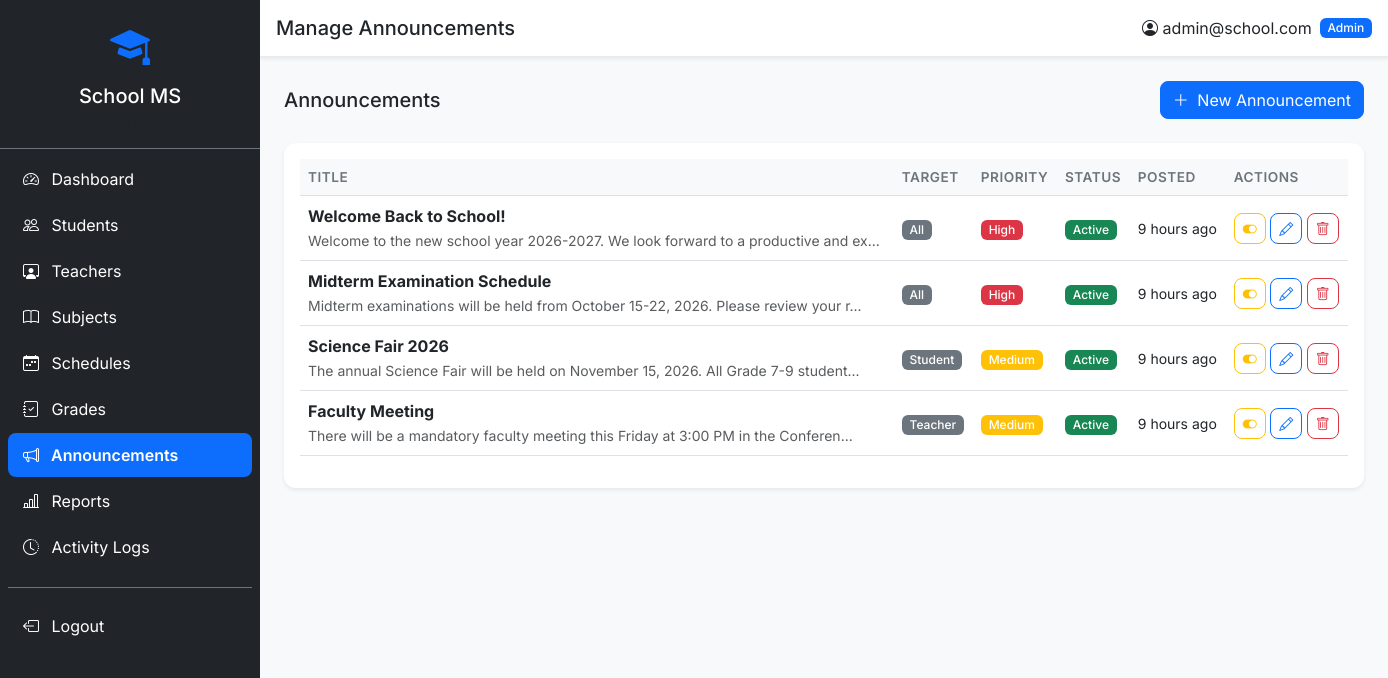
Page /admin/announcements (signed in) on the committed database.
### tables this page shows
CREATE TABLE announcements (
    id INT PRIMARY KEY AUTO_INCREMENT,
    title VARCHAR(255) NOT NULL,
    content TEXT NOT NULL,
    target_role ENUM('all','admin','teacher','student') DEFAULT 'all',
    target_grade_level INT NULL,
    priority ENUM('low','medium','high') DEFAULT 'medium',
    posted_by INT NOT NULL,
    is_active TINYINT(1) DEFAULT 1,
    created_at TIMESTAMP DEFAULT CURRENT_TIMESTAMP,
    updated_at TIMESTAMP DEFAULT CURRENT_TIMESTAMP ON UPDATE CURRENT_TIMESTAMP,
    FOREIGN KEY (posted_by) REFERENCES users(id) ON DELETE CASCADE
);

### core/Response.php (called while the page is built, shortened)
<?php
class Response {
    public static function view(string $path, array $data = [], int $statusCode = 200) {
        extract($data);
        $fullPath = BASE_PATH . '/views/' . $path;
        require $fullPath;
        exit;
    }
}

### core/Controller.php (called while the page is built, shortened)
<?php
abstract class Controller {
    protected Session $session;
    public function __construct() {
        $this->session = new Session();
    }
    protected function view(string $path, array $data = []): void {
        $data['session'] = $this->session;
        Response::view($path, $data);
    }
}

### controllers/AnnouncementController.php (called while the page is built, shortened)
<?php
class AnnouncementController extends Controller {
    private AnnouncementService $announcementService;
    public function __construct() {
        $this->announcementService = new AnnouncementService();
    }
    public function index(): void {
        $announcements = [];
        try {
            $announcements = $this->announcementService->getAll();
        } catch (\Exception $e) {}
        $this->view('admin/announcements.php', [
            'title'         => 'Manage Announcements',
            'announcements' => $announcements,
            'currentPage'   => 'announcements',
        ]);
    }
}

### index.php (called while the page is built, shortened)
<?php
require_once __DIR__ . '/core/Database.php';
require_once __DIR__ . '/core/Request.php';
require_once __DIR__ . '/core/Response.php';
require_once __DIR__ . '/core/Router.php';
require_once __DIR__ . '/core/Controller.php';
require_once __DIR__ . '/core/Model.php';
require_once __DIR__ . '/repositories/AnnouncementRepository.php';
require_once __DIR__ . '/services/AnnouncementService.php';
require_once __DIR__ . '/controllers/AnnouncementController.php';
require_once __DIR__ . '/helpers/format.php';
$session = new Session();
$role    = $session->userRole() ?? '';
$router  = getRouter($role);
$router->dispatch(new Request());

### core/Database.php (called while the page is built, shortened)
<?php
class Database {
    private static ?Database $instance = null;
    private ?PDO $conn = null;
    public static function getInstance(): self {
        if (self::$instance === null) {
            self::$instance = new self();
        }
        return self::$instance;
    }
    public function getConnection(): PDO {
        if ($this->conn === null) {
            $dsn = "mysql:host=" . DB_HOST . ";dbname=" . DB_NAME . ";charset=" . DB_CHARSET;
            $options = [
                PDO::ATTR_ERRMODE            => PDO::ERRMODE_EXCEPTION,
                PDO::ATTR_DEFAULT_FETCH_MODE => PDO::FETCH_ASSOC,
                PDO::ATTR_EMULATE_PREPARES   => false,
            ];
            $this->conn = new PDO($dsn, DB_USER, DB_PASS, $options);
        }
        return $this->conn;
    }
}

### services/AnnouncementService.php (called while the page is built, shortened)
<?php
class AnnouncementService {
    private AnnouncementRepository $announcementRepo;
    public function __construct() {
        $this->announcementRepo = new AnnouncementRepository();
    }
    public function getAll(): array {
        return $this->announcementRepo->findAll([], 'a.created_at DESC');
    }
}

### repositories/AnnouncementRepository.php (called while the page is built, shortened)
<?php
class AnnouncementRepository extends Model implements IRepository {
    public function findAll(array $conditions = [], string $orderBy = 'id DESC', int $limit = 0): array {
        $sql = "SELECT a.*, u.email AS poster_email
                FROM announcements a
                JOIN users u ON a.posted_by = u.id";
        $params = [];
        $sql .= " ORDER BY {$orderBy}";
        return $this->rawQuery($sql, $params);
    }
}

### core/Model.php (called while the page is built, shortened)
<?php
abstract class Model {
    protected PDO $db;
    public function __construct() {
        $this->db = Database::getInstance()->getConnection();
    }
    public function rawQuery(string $sql, array $params = []): array {
        $stmt = $this->db->prepare($sql);
        $stmt->execute($params);
        return $stmt->fetchAll();
    }
}

### helpers/format.php (called while the page is built, shortened)
<?php
function timeAgo(string $datetime): string {
    $now  = new DateTime();
    $past = new DateTime($datetime);
    $diff = $now->diff($past);
    if ($diff->h > 0) return $diff->h . ' hour' . ($diff->h > 1 ? 's' : '') . ' ago';
    return 'Just now';
}
function sanitize(string $input): string {
    return htmlspecialchars(trim($input), ENT_QUOTES, 'UTF-8');
}
function priorityColor(string $priority): string {
    return match($priority) {
        'high'   => 'danger',
        'medium' => 'warning',
        'low'    => 'info',
        default  => 'secondary',
    };
}

### core/Request.php (called while the page is built, shortened)
<?php
class Request {
    private array $server;
    public function __construct() {
        $this->server = $_SERVER;
    }
    public function method(): string {
        return strtoupper($this->server['REQUEST_METHOD'] ?? 'GET');
    }
    public function uri(): string {
        $uri = $this->server['REQUEST_URI'] ?? '/';
        $uri = strtok($uri, '?');
        $scriptDir = rtrim(dirname($this->server['SCRIPT_NAME'] ?? ''), '/');
        if ($scriptDir !== '' && strpos($uri, $scriptDir) === 0) {
            $uri = substr($uri, strlen($scriptDir));
        }
        $uri = rtrim($uri, '/');
        return $uri === '' ? '/' : $uri;
    }
}

### views/admin/announcements.php (the view, shortened to what this page needs)
<div class="page-header">
    <h5 class="mb-0">Announcements</h5>
    <button class="btn btn-primary" data-bs-toggle="modal" data-bs-target="#addAnnouncementModal"><i class="bi bi-plus-lg me-1"></i> New Announcement</button>
</div>
<div class="card border-0 shadow-sm">
    <div class="card-body">
        <div class="table-responsive">
            <table class="table table-hover align-middle">
                <thead class="table-light">
                    <tr><th>Title</th><th>Target</th><th>Priority</th><th>Status</th><th>Posted</th><th>Actions</th></tr>
                </thead>
                <tbody>
                    <?php foreach (($announcements ?? []) as $a): ?>
                    <tr>
                        <td><strong><?= sanitize($a['title']) ?></strong><br><small class="text-muted"><?= sanitize(substr($a['content'], 0, 80)) ?>...</small></td>
                        <td><span class="badge bg-secondary"><?= ucfirst($a['target_role']) ?></span></td>
                        <td><span class="badge bg-<?= priorityColor($a['priority']) ?>"><?= ucfirst($a['priority']) ?></span></td>
                        <td><span class="badge bg-<?= $a['is_active'] ? 'success' : 'danger' ?>"><?= $a['is_active'] ? 'Active' : 'Inactive' ?></span></td>
                        <td><small><?= timeAgo($a['created_at']) ?></small></td>
                        <td>
                            <button class="btn btn-sm btn-outline-warning toggle-ann" data-id="<?= $a['id'] ?>" title="Toggle Status"><i class="bi bi-toggle-on"></i></button>
                            <button class="btn btn-sm btn-outline-primary edit-ann" data-id="<?= $a['id'] ?>" data-title="<?= sanitize($a['title']) ?>" data-content="<?= sanitize($a['content']) ?>" data-target="<?= $a['target_role'] ?>" data-priority="<?= $a['priority'] ?>" data-bs-toggle="modal" data-bs-target="#editAnnouncementModal"><i class="bi bi-pencil"></i></button>
                            <button class="btn btn-sm btn-outline-danger delete-ann" data-id="<?= $a['id'] ?>" data-title="<?= sanitize($a['title']) ?>"><i class="bi bi-trash"></i></button>
                        </td>
                    </tr>
                    <?php endforeach; ?>
                </tbody>
            </table>
        </div>
    </div>
</div>
<?php $content = ob_get_clean(); require __DIR__ . '/../layouts/admin.php';

### core/Router.php (shortened to what this page needs)
<?php
class Router {
    private array $routes = [];
    private string $prefix = '';
    public function __construct(string $prefix = '') {
        $this->prefix = $prefix;
    }
    private function addRoute(string $method, string $path, array $handler): void {
        $fullPath = $this->prefix . $path;
        $this->routes[] = [
            'method'  => $method,
            'path'    => $fullPath === '' ? '/' : $fullPath,
            'handler' => $handler,
        ];
    }
    public function dispatch(Request $request): void {
        $method = $request->method();
        $uri    = $request->uri();
        $uri    = $uri === '' ? '/' : $uri;
        foreach ($this->routes as $route) {
            $pattern = $this->buildPattern($route['path']);
            if ($route['method'] === $method && preg_match($pattern, $uri, $matches)) {
                $params = array_filter($matches, 'is_string', ARRAY_FILTER_USE_KEY);
                $action          = $route['handler'][1];
                $controller      = new $controllerClass();
                call_user_func_array([$controller, $action], array_values($params));
                return;
            }
        }
    }
    private function buildPattern(string $path): string {
        $pattern = preg_replace('/\{(\w+)\}/', '(?P<$1>[^/]+)', $path);
        return '#^' . $pattern . '$#';
    }
}

### assets/css/style.css (style rules this page uses)
:root { --sidebar-width: 260px; }
* { font-family: 'Inter', sans-serif; }
body { overflow-x: hidden; }
.card { border-radius: 12px; }
.table th { font-weight: 600; font-size: 0.85rem; text-transform: uppercase; letter-spacing: 0.5px; color: #6c757d; }
.table td, .table th { vertical-align: middle; white-space: nowrap; }
.btn { border-radius: 8px; }
.badge { font-weight: 500; }
.page-header { display: flex; justify-content: space-between; align-items: center; flex-wrap: wrap; gap: 12px; margin-bottom: 1.5rem; }
.page-header h5 { margin-bottom: 0; }

### rows in the picture
announcements: title "Welcome Back to School!", content "Welcome to the new school year 2026-2027. We look forward to a productive and ex", target_role "All", priority "High", is_active "Active", created_at "9 hours ago"
announcements: title "Midterm Examination Schedule", content "Midterm examinations will be held from October 15-22, 2026. Please review your r", target_role "All", priority "High", is_active "Active", created_at "9 hours ago"
announcements: title "Science Fair 2026", content "The annual Science Fair will be held on November 15, 2026. All Grade 7-9 student", target_role "Student", priority "Medium", is_active "Active", created_at "9 hours ago"
announcements: title "Faculty Meeting", content "There will be a mandatory faculty meeting this Friday at 3:00 PM in the Conferen", target_role "Teacher", priority "Medium", is_active "Active", created_at "9 hours ago"
